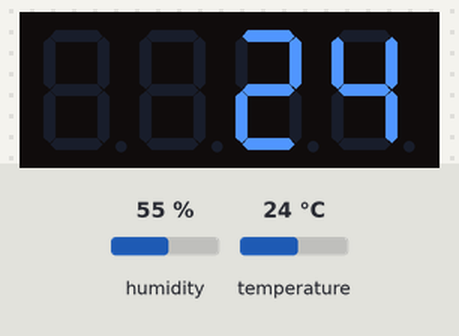
The sketch below on a simulated Arduino Uno, built with avr-gcc and run on an emulated ATmega328P. On the bench: 4-digit seven-segment display. The inputs (shaded band) are chosen by the test bench; at power-on: temperature 24 °C, humidity 55 %. Storage starts empty; what the sketch prints to the serial monitor is not drawn.

Above: at 1.9 s.
2.0 s: temperature set to 12 °C
At 2.9 s:
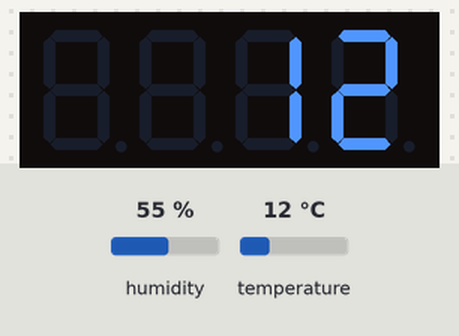
3.6 s: temperature set to 19 °C
At 5.3 s:
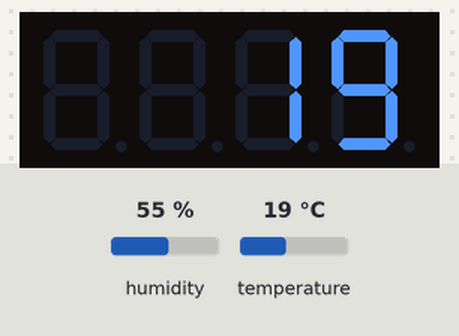
5.7 s: temperature set to 28 °C
At 7.7 s:
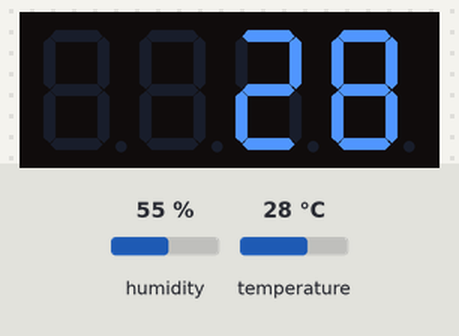
Timing chart, 0 to 9.2 s (numbered marks = the images above; inputs shaded):
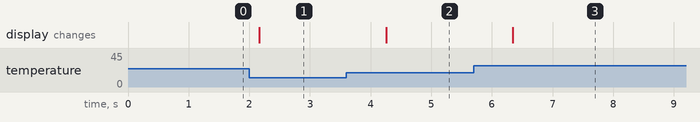

The sketch:

arduino-temperature-sd-logger-with-4digits.ino
```cpp
#include <SD.h>
#include <SPI.h>
#include <dht.h>
#include <TM1637Display.h>

// SD Documentation: https://oscarliang.com/sd-card-arduino/

// Variables
#define DHT11_PIN 2
const int CLK = 9; //Set the CLK pin connection to the display
const int DIO = 8; //Set the DIO pin connection to the display
const int sdPin = 4;
dht DHT;
TM1637Display display(CLK, DIO);
File myFile;

/*
 * Setup
 */
void setup()
{
  Serial.begin(9600);
  Serial.print("SD Card initialization");
  Serial.print("Initializing SD card...");
  if (!SD.begin(4)) {
    Serial.println("initialization failed!");
    return;
  }
  Serial.println("initialization done.");

  if (SD.exists("test.txt")) {
    SD.remove("test.txt");
  }

  myFile = SD.open("test.txt", FILE_WRITE);
  if (myFile) {
    Serial.print("Writing to test.txt...");
    myFile.println("testing 1, 2, 3.");
    myFile.close();
    Serial.println("done.");
  } else {
    // if the file didn't open, print an error:
    Serial.println("error opening test.txt");
  }

  display.setBrightness(0x0a);
}

/*
 * Loop - run over and over again
 */
void loop()
{
int chk = DHT.read11(DHT11_PIN);
display.showNumberDec(DHT.temperature);
/*
File dataFile = SD.open("data.txt", FILE_WRITE);
if (dataFile) {
    dataFile.print("Temperature: ");
    dataFile.println(DHT.temperature);
    dataFile.close();
}*/

delay(1000);
}
```

Measured:
- after the input at 2.0 s, the display: changes after 0.17 s (image 1)
- after the input at 3.6 s, the display: changes after 0.66 s (image 2)
- after the input at 5.7 s, the display: changes after 0.65 s (image 3)
